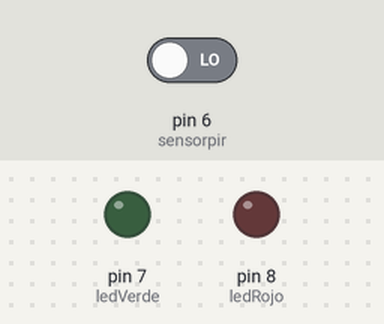
Bench run of a sketch on a simulated Arduino Uno, built with avr-gcc and run on an emulated ATmega328P. Shown: output pins drawn as LEDs (lit = HIGH). The inputs (shaded band) are chosen by the test bench; at power-on: pin 6 (sensorpir) LOW.

Above: at 1.2 s.
1.3 s: pin 6 (sensorpir) driven HIGH
At 2.7 s:
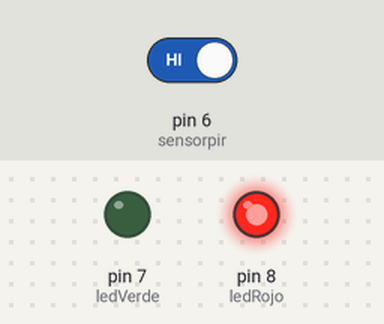
3.5 s: pin 6 (sensorpir) driven LOW
At 6.2 s:
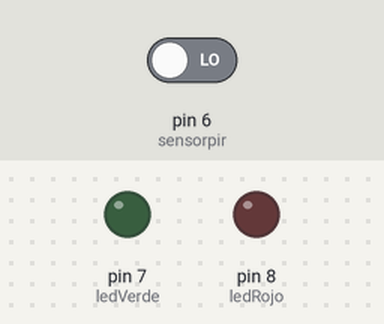
Timing chart, 0 to 12.5 s (numbered marks = the images above; inputs shaded):
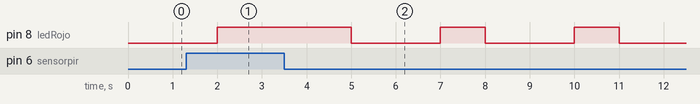

Measured:
- after the input at 1.3 s, pin 8 (ledRojo): LOW → HIGH after 0.70 s
- after the input at 3.5 s, pin 7 (ledVerde): stays LOW (without the input it goes to HIGH after 8.5 s)

The sketch:

Lavamanos.ino
```cpp
byte sensorpir = 6;
byte ledVerde = 7;
byte ledRojo = 8;

int contador = 0;
int reset = 0;

void setup(){
  pinMode(sensorpir, INPUT);
  pinMode(ledVerde, OUTPUT);
  pinMode(ledRojo, OUTPUT);
  Serial.begin(9600);
}

void loop(){
  if(digitalRead(sensorpir) == HIGH && contador < 10){
    digitalWrite(ledRojo, 1);
    contador += 1;
    delay(1000);
  }else if(digitalRead(sensorpir) == HIGH && contador >= 10){
    digitalWrite(ledVerde, 1);
    digitalWrite(ledRojo, 0);
    delay(1000);
  }else if(digitalRead(sensorpir) == LOW && contador >= 10){
    contador = 0;
  }else{
    digitalWrite(ledVerde, 0);
    digitalWrite(ledRojo, 0);
    delay(1000);
  }

  if(digitalRead(sensorpir)== LOW && contador >= 1 && contador < 10){
    digitalWrite(ledRojo, 1);
    delay(1000);
    digitalWrite(ledRojo, 0);
    delay(1000);
  }
}
```
